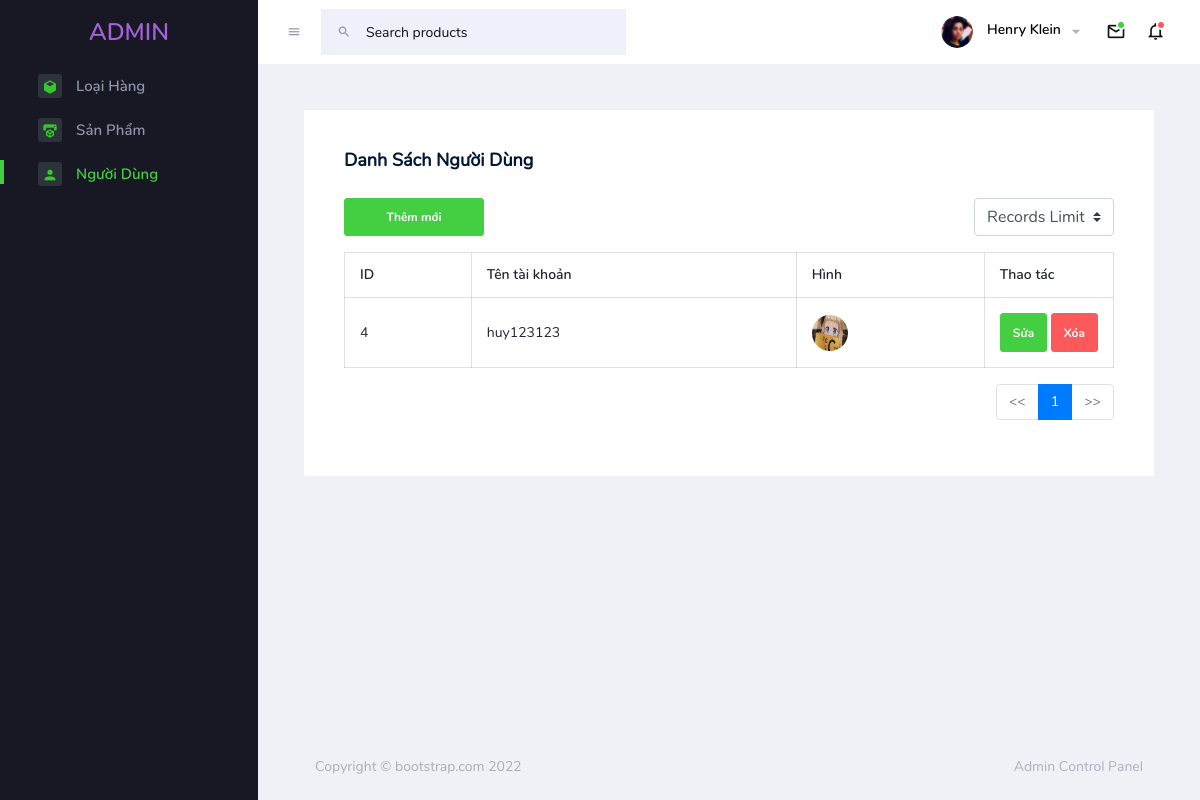
The page /admin/index.php?tab=3&act=listND on the database its author committed.
### tables this page shows
CREATE TABLE `nguoidung` (
  `id` int(11) NOT NULL,
  `tenTaiKhoan` varchar(255) NOT NULL,
  `matKhau` varchar(255) NOT NULL,
  `email` varchar(255) DEFAULT NULL,
  `soDienThoai` varchar(255) DEFAULT NULL,
  `vaiTro` int(11) NOT NULL DEFAULT 1 COMMENT 'o = admin, 1 = guest',
  `hinh` varchar(255) DEFAULT NULL
);

### models/pdo.php (called while the page is built, shortened)
<?php
    function pdo_get_connection(){
        $servername = "localhost";
        $username = "root";
        $password = "";
        try {
        $conn = new PDO("mysql:host=$servername;dbname=duan1", $username, $password);
        $conn->setAttribute(PDO::ATTR_ERRMODE, PDO::ERRMODE_EXCEPTION);
        return $conn;
        } catch(PDOException $e) {
        echo "Lỗi kết nối: " . $e->getMessage();
        }
    }
    function pdo_query($sql){
        $sql_args = array_slice(func_get_args(), 1);
        try{
            $conn = pdo_get_connection();
            $stmt = $conn->prepare($sql);
            $stmt->execute($sql_args);
            $rows = $stmt->fetchAll();
            return $rows;
        }
        catch(PDOException $e){
            throw $e;
        }
        finally{
            unset($conn);
        }
    }
?>

### admin/nguoiDung/list.php (the view, shortened to what this page needs)
<?php
    $limit = isset($_SESSION['records-limit']) ? $_SESSION['records-limit'] : 5;
    $page = (isset($_GET['page']) && is_numeric($_GET['page']) ) ? $_GET['page'] : 1;
    $paginationStart = ($page - 1) * $limit;
    $listND = pdo_query("SELECT * FROM nguoiDung LIMIT $paginationStart, $limit");
    $sql = pdo_query("SELECT count(id) AS id FROM nguoiDung");
    $allRecrods = $sql[0]['id'];
    $totoalPages = ceil($allRecrods / $limit);
    $prev = $page - 1;
    $next = $page + 1;
?>
<div class="main-panel">
    <div class="content-wrapper">
        <div class="row">
            <div class="col-lg-12 grid-margin stretch-card">
                <div class="card">
                    <div class="card-body">
                        <h4 class="card-title">Danh sách người dùng</h4>
                        <div class="d-flex justify-content-between align-items-center mb-3">
                            <a href="index.php?tab=3&act=addNDForm"><button class="btn btn-success" style="min-width: 140px;">Thêm mới</button></a>
                            <div class="d-flex flex-row-reverse bd-highlight ">
                                <form action="index.php?tab=3&act=listND" method="post">
                                    <select name="records-limit" id="records-limit" class="custom-select">
                                        <option disabled selected>Records Limit</option>
                                    </select>
                                </form>
                            </div>
                        </div>
                        <table class="table table-bordered">
                            <thead>
                                <tr>
                                    <th>ID </th>
                                    <th>Tên tài khoản</th>
                                    <th>Hình</th>
                                    <th style="width: 8.33%">Thao tác</th>
                                </tr>
                            </thead>
                            <tbody>
                                <?php
                                    foreach ($listND as $lh) {
                                        $editHref = "index.php?tab=3&act=editNDForm&id=".$lh["id"];
                                        $deleteHref = "index.php?tab=3&act=deleteND&id=".$lh["id"];
                                        $img = "<img src='../images/nguoiDung/".$lh["hinh"]."' />";
                                        echo '<tr>
                                                <td> '.$lh["id"].' </td>
                                                <td> '.$lh["tenTaiKhoan"].' </td>
                                                <td> '.$img.' </td>
                                                <td>
                                                    <a href='.$editHref.'><input type="button" class="btn btn-success" value="Sửa"></input></a>
                                                    <a href='.$deleteHref.'><input type="button" class="btn btn-danger" value="Xóa"></input></a>
                                                </td>
                                              </tr>';
                                    }
                                ?>
                            </tbody>
                        </table>
                        <nav class="mt-3 float-right">
                            <ul class="pagination justify-content-center">
                                <li class="page-item text-center <?php if($page <= 1){ echo 'disabled'; } ?>">
                                    <a class="page-link"
                                        href="<?php if($page <= 1){ echo '#'; } else { echo "?tab=1&act=listLH&page=" . $prev; } ?>"><<</a>
                                </li>
                                <?php for($i = 1; $i <= $totoalPages; $i++ ): ?>
                                <li class="page-item <?php if($page == $i) {echo 'active'; } ?>">
                                    <a class="page-link" href="index.php?tab=1&act=listLH&page=<?= $i; ?>"> <?= $i; ?> </a>
                                </li>
                                <?php endfor; ?>
                                <li class="page-item text-center <?php if($page >= $totoalPages) { echo 'disabled'; } ?>">
                                    <a class="page-link"
                                        href="<?php if($page >= $totoalPages){ echo '#'; } else {echo "?tab=1&act=listLH&page=". $next; } ?>">>></a>
                                </li>
                            </ul>
                        </nav>
                    </div>
                </div>
            </div>
        </div>
    </div>
    <footer class="footer">
        <div class="footer-inner-wraper">
            <div class="d-sm-flex justify-content-center justify-content-sm-between">
                <span class="text-muted d-block text-center text-sm-left d-sm-inline-block">Copyright ©
                    bootstrap.com
                    2022</span>
                <span class="float-none float-sm-right d-block mt-1 mt-sm-0 text-center"> Admin Control Panel </span>
            </div>
        </div>
    </footer>
</div>

### rows shown on the page
nguoidung: id "4", tenTaiKhoan "huy123123", hinh (picture)

### other values the page prints
$menu->displayName "Loại Hàng"
$menu->displayName "Sản Phẩm"
$menu->displayName "Người Dùng"
